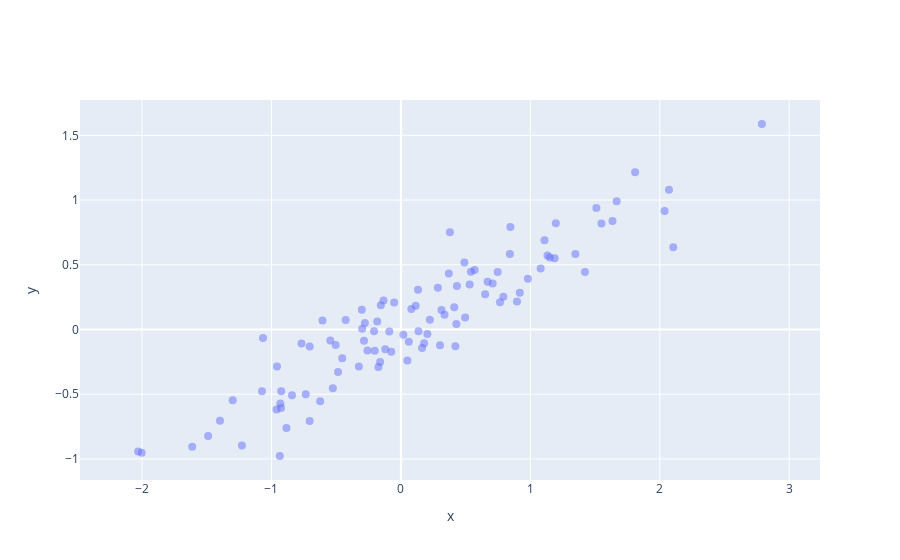

The notebook cell saved with this chart:
### Markdown cell above
#### PCA Walkthrough
[pca](https://drscotthawley.github.io/blog/2019/12/21/PCA-From-Scratch.html)

### Code cell
# Covariance - two data dimensions that covary, vary together
# computed like variance but instead of squaring the deviation from the mean for one variable, we multiply the deviations for the two variable
import numpy as np
import matplotlib.pyplot as plt
import plotly.graph_objects as go

N = 100 
x = np.random.normal(size=N)
y = 0.5*x + 0.2*(np.random.normal(size=N))

fig = go.Figure(data=[go.Scatter(x=x, y=y, mode='markers', 
                marker=dict(size=8,opacity=0.5), name="data" )])
fig.update_layout( xaxis_title="x", yaxis_title="y",
    yaxis = dict(scaleanchor = "x",scaleratio = 1) )
fig.show()
